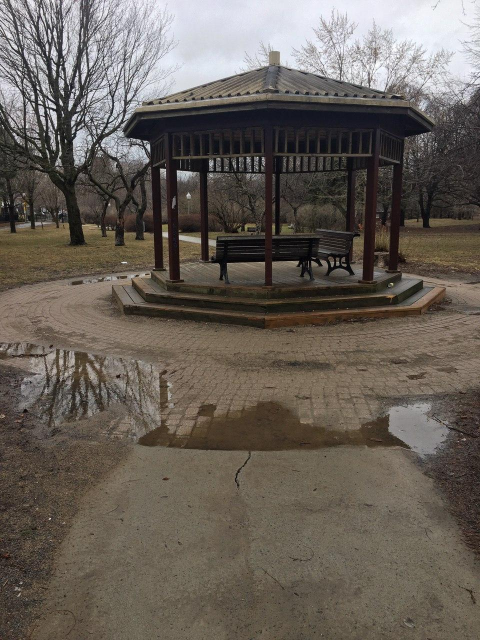
#> input picture Project/project_images/Pergola1.jpg, 960 x 1280 px (shown at 1/2 size); its folder holds only this picture in this run
$ python -i assignment2.py   (imports and definitions only)
#> lines starting #> are read from the running program, lines starting #| are printed output that depends on the picture

import numpy as np
import cv2 as cv
import os
import matplotlib.pyplot as plt
import tqdm


class image():
    def __init__(self, img):
        self.img_bgr = img
        self.gray = cv.cvtColor(img, cv.COLOR_BGR2GRAY) / 255
        # self.gray = cv.GaussianBlur(self.gray,(3,3),1)
        self.ix = self.Ix()
        self.iy = self.Iy()
        self.gradient_angel = np.arctan2(self.iy, self.ix) *180. / np.pi
        self.gradient_angel[self.gradient_angel < 0] += 360

    # calculating gradient in x direction
    def Ix(self):
        sobel_x = (1/8)*np.array([[1, 0, -1], [2, 0, -2], [1, 0, -1]])
        return cv.filter2D(self.gray, -1, kernel=sobel_x, borderType=cv.BORDER_CONSTANT)

    # calculating gradient in y direction
    def Iy(self):
        sobel_y = (1/8)*np.array([[1, 2, 1], [0, 0, 0], [-1, -2, -1]])
        return cv.filter2D(self.gray, -1, kernel=sobel_y, borderType=cv.BORDER_CONSTANT)

    # [7 lines of commented-out code are left out]
    # [4 lines left out: function quantize_angel, not called in this run]


class keypoints():
    # [44 lines left out: functions __init__, Harris, nonmax_suppression, not called in this run]

    def show_keypoints(self):
        return cv.drawKeypoints(self.img.img_bgr, self.kps, None)

    # [80 lines left out: functions adaptive_non_max, descriptor, match, not called in this run]

# [30 lines of commented-out code are left out]

>>> import cv2
>>> picture = cv2.imread('project_images/Pergola1.jpg')
#> picture is the input picture: shape (1280, 960, 3); mean B, G, R 88.2, 96, 103.4
>>> result = image(picture).Ix()
#> in __init__, `self.gray = cv.cvtColor(img, cv.COLOR_BGR2GRAY) / 255`:
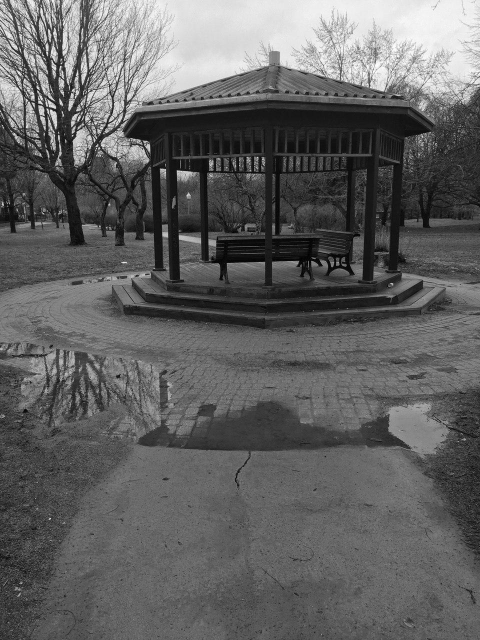
#> self.gray: shape (1280, 960) float64 (shown at 1/2 size); min 0, max 1, mean 0.382
#> in Ix, `return cv.filter2D(self.gray, -1, kernel=sobel_x, borderType=cv.BORDER..`:
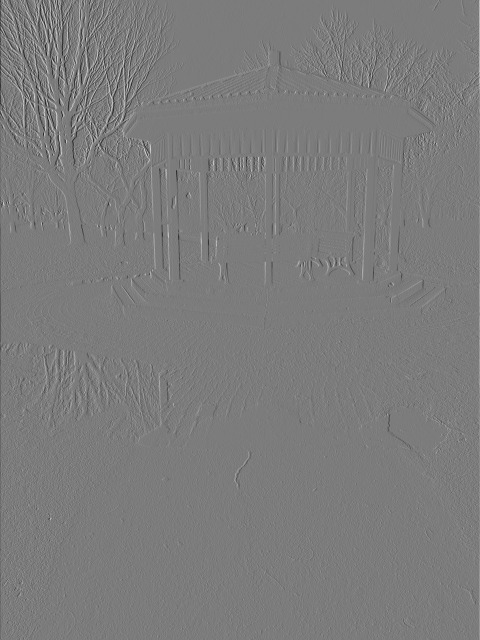
#> returned value: shape (1280, 960) float64 (shown at 1/2 size); min -0.46, max 0.485, mean -9.47e-06; drawn with min black and max white
#> in Iy, `return cv.filter2D(self.gray, -1, kernel=sobel_y, borderType=cv.BORDER..`:
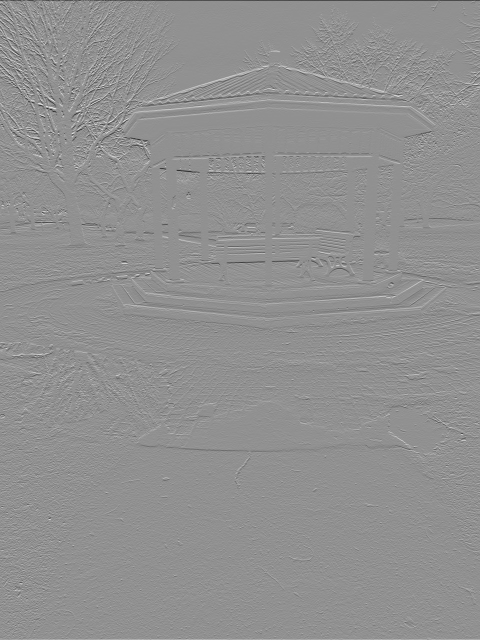
#> returned value: shape (1280, 960) float64 (shown at 1/2 size); min -0.49, max 0.372, mean 0.000194; drawn with min black and max white
#> in __init__, `self.gradient_angel = np.arctan2(self.iy, self.ix) *180. / np.pi`:
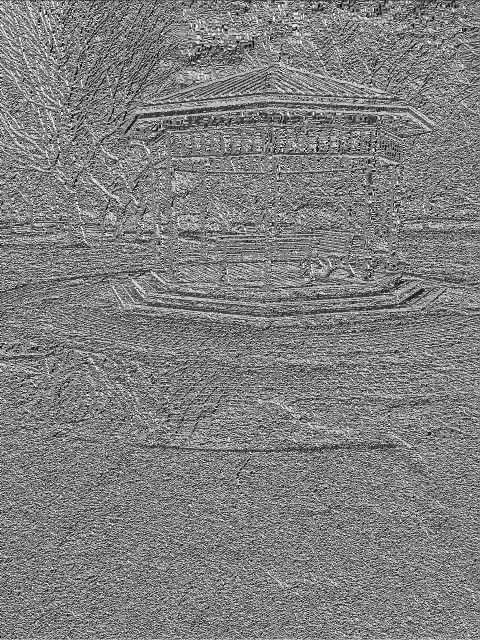
#> self.gradient_angel: shape (1280, 960) float64 (shown at 1/2 size); min -180, max 180, mean 0.7; drawn with min black and max white
#> in __init__, `self.gradient_angel[self.gradient_angel < 0] += 360`:
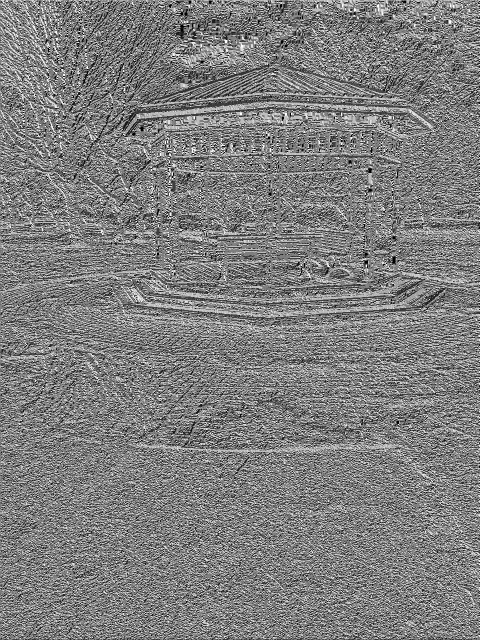
#> self.gradient_angel: shape (1280, 960) float64 (shown at 1/2 size); min 0, max 360, mean 179.1; drawn with min black and max white

$ run again, on Project/project_images/Pergola2.jpg
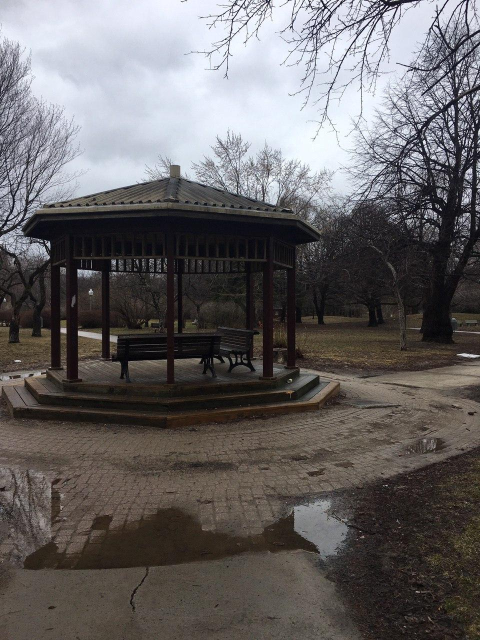
#> input picture Project/project_images/Pergola2.jpg, 960 x 1280 px (shown at 1/2 size)
#> picture is the input picture: shape (1280, 960, 3); mean B, G, R 99.7, 99.2, 102.4
#> in Iy, `return cv.filter2D(self.gray, -1, kernel=sobel_y, borderType=cv.BORDER..`:
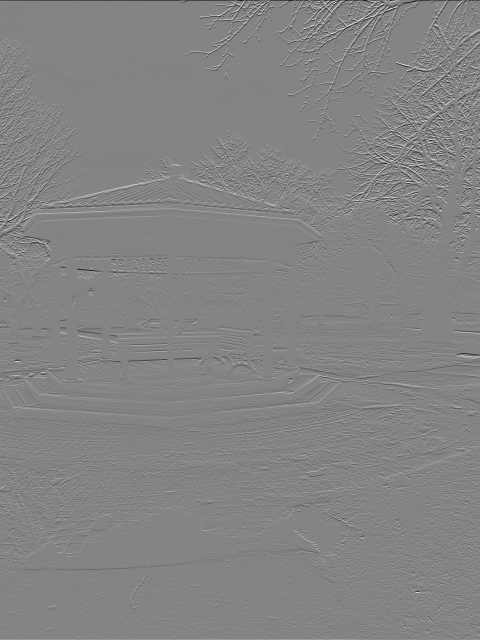
#> returned value: shape (1280, 960) float64 (shown at 1/2 size); min -0.49, max 0.456, mean 0.000195; drawn with min black and max white
#> in __init__, `self.gradient_angel[self.gradient_angel < 0] += 360`:
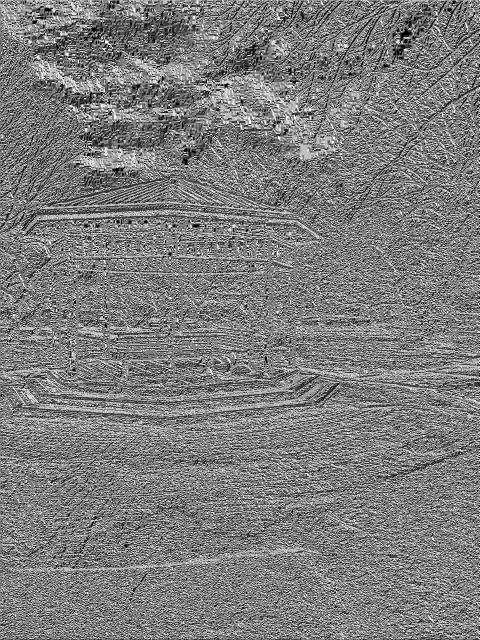
#> self.gradient_angel: shape (1280, 960) float64 (shown at 1/2 size); min 0, max 360, mean 177.4; drawn with min black and max white

$ run again, on Project/project_images/Pergola3.jpg
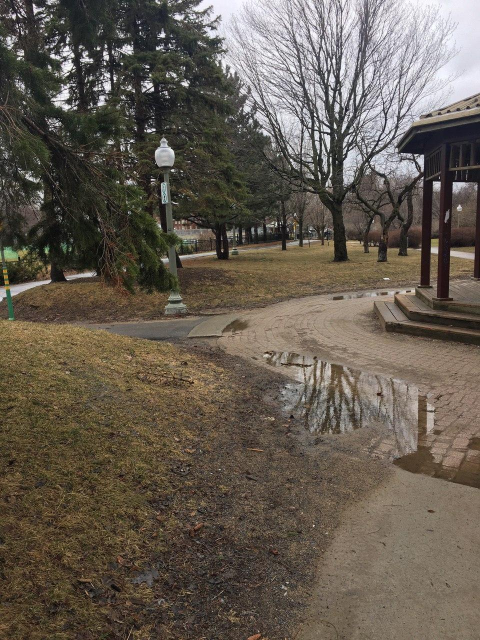
#> input picture Project/project_images/Pergola3.jpg, 960 x 1280 px (shown at 1/2 size)
#> picture is the input picture: shape (1280, 960, 3); mean B, G, R 80.7, 91.7, 100.4
#> in Iy, `return cv.filter2D(self.gray, -1, kernel=sobel_y, borderType=cv.BORDER..`:
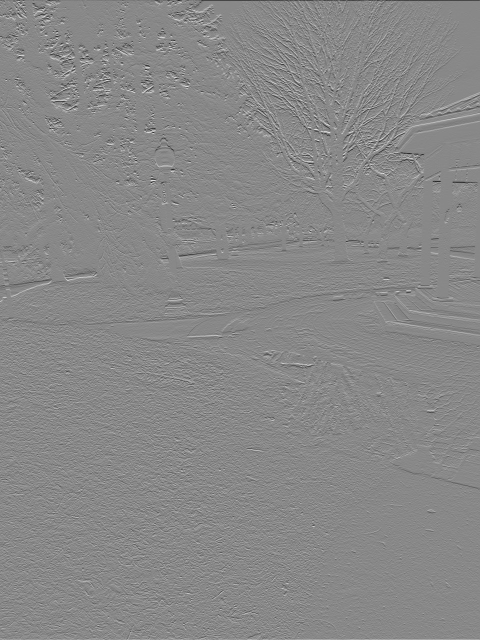
#> returned value: shape (1280, 960) float64 (shown at 1/2 size); min -0.492, max 0.427, mean 0.000116; drawn with min black and max white
#> in __init__, `self.gradient_angel[self.gradient_angel < 0] += 360`:
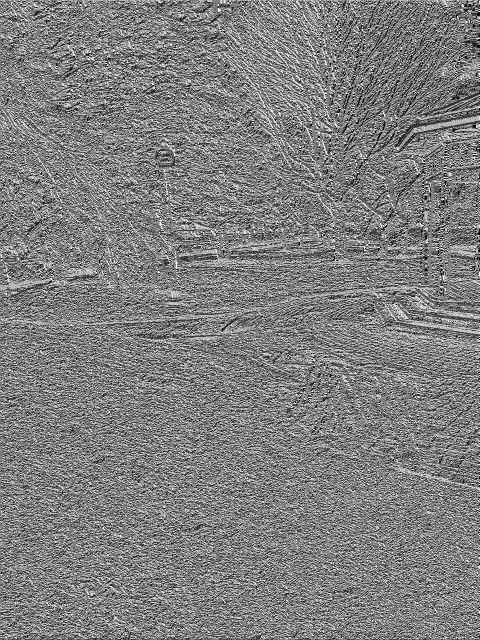
#> self.gradient_angel: shape (1280, 960) float64 (shown at 1/2 size); min 0, max 360, mean 179.9; drawn with min black and max white

$ run again, on Project/project_images/Pergola4.jpg
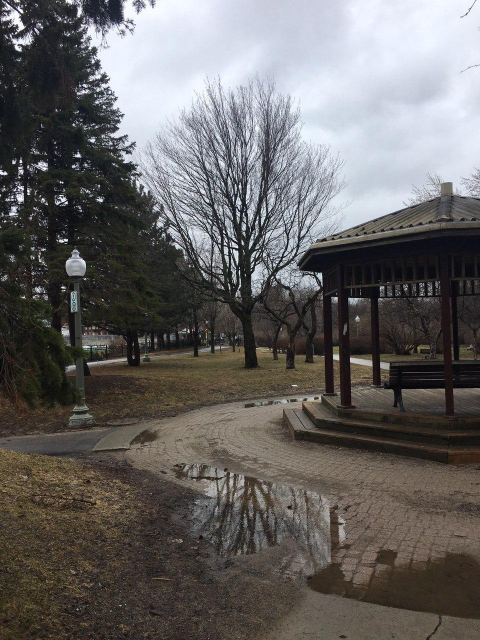
#> input picture Project/project_images/Pergola4.jpg, 960 x 1280 px (shown at 1/2 size)
#> picture is the input picture: shape (1280, 960, 3); mean B, G, R 98.7, 99.9, 102.4
#> in Iy, `return cv.filter2D(self.gray, -1, kernel=sobel_y, borderType=cv.BORDER..`:
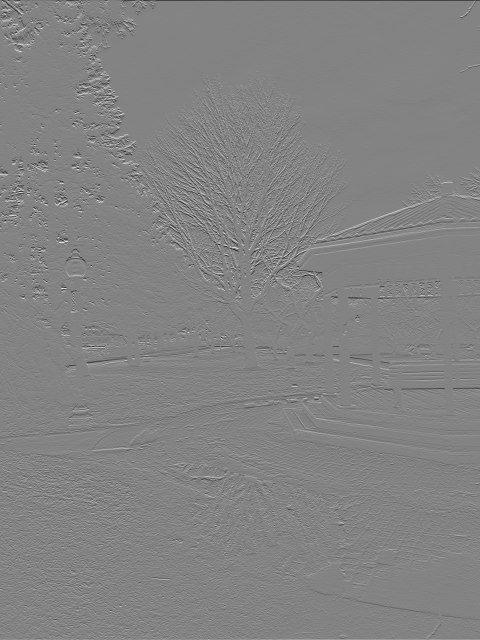
#> returned value: shape (1280, 960) float64 (shown at 1/2 size); min -0.498, max 0.47, mean 0.000184; drawn with min black and max white
#> in __init__, `self.gradient_angel[self.gradient_angel < 0] += 360`:
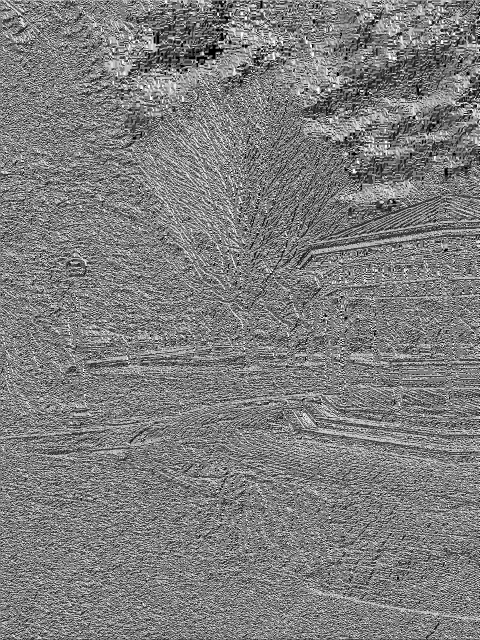
#> self.gradient_angel: shape (1280, 960) float64 (shown at 1/2 size); min 0, max 360, mean 178.8; drawn with min black and max white
